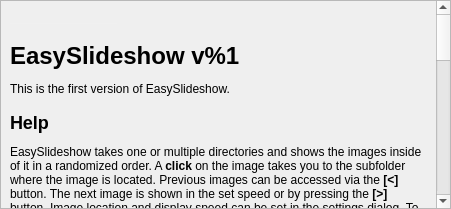
<?xml version="1.0" encoding="UTF-8"?>
<ui version="4.0">
 <class>HelpDialog</class>
 <widget class="QDialog" name="HelpDialog">
  <property name="geometry">
   <rect>
    <x>0</x>
    <y>0</y>
    <width>451</width>
    <height>209</height>
   </rect>
  </property>
  <property name="windowTitle">
   <string>Help</string>
  </property>
  <property name="windowIcon">
   <iconset resource="../resources.qrc">
    <normaloff>:/icon/app</normaloff>:/icon/app</iconset>
  </property>
  <layout class="QGridLayout" name="gridLayout">
   <property name="leftMargin">
    <number>0</number>
   </property>
   <property name="topMargin">
    <number>0</number>
   </property>
   <property name="rightMargin">
    <number>0</number>
   </property>
   <property name="bottomMargin">
    <number>0</number>
   </property>
   <property name="spacing">
    <number>0</number>
   </property>
   <item row="0" column="0">
    <widget class="QWidget" name="widget" native="true">
     <property name="styleSheet">
      <string notr="true"/>
     </property>
     <property name="locale">
      <locale language="English" country="UnitedStates"/>
     </property>
     <layout class="QGridLayout" name="gridLayout_2">
      <property name="leftMargin">
       <number>0</number>
      </property>
      <property name="topMargin">
       <number>0</number>
      </property>
      <property name="rightMargin">
       <number>0</number>
      </property>
      <property name="bottomMargin">
       <number>0</number>
      </property>
      <item row="0" column="0">
       <widget class="QScrollArea" name="scrollArea">
        <property name="focusPolicy">
         <enum>Qt::NoFocus</enum>
        </property>
        <property name="locale">
         <locale language="English" country="UnitedStates"/>
        </property>
        <property name="widgetResizable">
         <bool>true</bool>
        </property>
        <widget class="QWidget" name="scrollAreaWidgetContents">
         <property name="geometry">
          <rect>
           <x>0</x>
           <y>-6</y>
           <width>434</width>
           <height>1296</height>
          </rect>
         </property>
         <layout class="QGridLayout" name="gridLayout_3">
          <item row="0" column="0">
           <widget class="QLabel" name="infoLabel">
            <property name="cursor">
             <cursorShape>IBeamCursor</cursorShape>
            </property>
            <property name="locale">
             <locale language="English" country="UnitedStates"/>
            </property>
            <property name="text">
             <string>&lt;html&gt;&lt;head/&gt;&lt;body&gt;&lt;p&gt;&lt;img src=&quot;:/icon/app&quot;/&gt;&lt;span style=&quot; color:#f0f0f0;&quot;&gt;________________&lt;/span&gt;&lt;img src=&quot;:/png/jc128.png&quot;/&gt;&lt;/p&gt;&lt;h1 style=&quot; margin-top:18px; margin-bottom:12px; margin-left:0px; margin-right:0px; -qt-block-indent:0; text-indent:0px;&quot;&gt;&lt;span style=&quot; font-size:xx-large; font-weight:600;&quot;&gt;EasySlideshow v%1&lt;/span&gt;&lt;/h1&gt;&lt;p&gt;This is the first version of EasySlideshow. &lt;/p&gt;&lt;h2 style=&quot; margin-top:16px; margin-bottom:12px; margin-left:0px; margin-right:0px; -qt-block-indent:0; text-indent:0px;&quot;&gt;&lt;span style=&quot; font-size:x-large; font-weight:600;&quot;&gt;Help&lt;/span&gt;&lt;/h2&gt;&lt;p&gt;EasySlideshow takes one or multiple directories and shows the images inside of it in a randomized order. A &lt;span style=&quot; font-weight:600;&quot;&gt;click&lt;/span&gt; on the image takes you to the subfolder where the image is located. Previous images can be accessed via the &lt;span style=&quot; font-weight:600;&quot;&gt;[&amp;lt;]&lt;/span&gt; button. The next image is shown in the set speed or by pressing the &lt;span style=&quot; font-weight:600;&quot;&gt;[&amp;gt;]&lt;/span&gt; button. Image location and display speed can be set in the settings dialog. To pause the slideshow just press the &lt;span style=&quot; font-weight:600;&quot;&gt;[II]&lt;/span&gt; button. &lt;/p&gt;&lt;h3 style=&quot; margin-top:14px; margin-bottom:12px; margin-left:0px; margin-right:0px; -qt-block-indent:0; text-indent:0px;&quot;&gt;&lt;span style=&quot; font-size:large; font-weight:600;&quot;&gt;Shortcuts&lt;/span&gt;&lt;/h3&gt;&lt;p&gt;The following shortcuts exist: &lt;/p&gt;&lt;ul style=&quot;margin-top: 0px; margin-bottom: 0px; margin-left: 0px; margin-right: 0px; -qt-list-indent: 1;&quot;&gt;&lt;li style=&quot; margin-top:12px; margin-bottom:0px; margin-left:0px; margin-right:0px; -qt-block-indent:0; text-indent:0px;&quot;&gt;[Left Arrow] Go to the previous image&lt;/li&gt;&lt;li style=&quot; margin-top:0px; margin-bottom:0px; margin-left:0px; margin-right:0px; -qt-block-indent:0; text-indent:0px;&quot;&gt;[Right Arrow] Go the the next image&lt;/li&gt;&lt;li style=&quot; margin-top:0px; margin-bottom:0px; margin-left:0px; margin-right:0px; -qt-block-indent:0; text-indent:0px;&quot;&gt;[Space] Pause the slideshow&lt;/li&gt;&lt;li style=&quot; margin-top:0px; margin-bottom:0px; margin-left:0px; margin-right:0px; -qt-block-indent:0; text-indent:0px;&quot;&gt;[L] Rotate image left&lt;/li&gt;&lt;li style=&quot; margin-top:0px; margin-bottom:12px; margin-left:0px; margin-right:0px; -qt-block-indent:0; text-indent:0px;&quot;&gt;[R] Rotate image right&lt;/li&gt;&lt;/ul&gt;&lt;h2 style=&quot; margin-top:16px; margin-bottom:12px; margin-left:0px; margin-right:0px; -qt-block-indent:0; text-indent:0px;&quot;&gt;&lt;span style=&quot; font-size:x-large; font-weight:600;&quot;&gt;Source Code&lt;/span&gt;&lt;/h2&gt;&lt;p&gt;This software is open source which can be found &lt;a href=&quot;https://github.com/minils/EasySlideshow&quot;&gt;&lt;span style=&quot; text-decoration: underline; color:#000000;&quot;&gt;here&lt;/span&gt;&lt;/a&gt; on GitHub.&lt;/p&gt;&lt;p&gt;Built from git commit &lt;span style=&quot; font-weight:600;&quot;&gt;%2&lt;/span&gt;.&lt;/p&gt;&lt;h2 style=&quot; margin-top:16px; margin-bottom:12px; margin-left:0px; margin-right:0px; -qt-block-indent:0; text-indent:0px;&quot;&gt;&lt;span style=&quot; font-size:x-large; font-weight:600;&quot;&gt;License&lt;/span&gt;&lt;/h2&gt;&lt;p&gt;This software is released under the &lt;span style=&quot; font-weight:600;&quot;&gt;GNU General Public License 3.0&lt;/span&gt; which can be found &lt;a href=&quot;http://www.gnu.org/licenses/gpl-3.0.txt&quot;&gt;&lt;span style=&quot; text-decoration: underline; color:#000000;&quot;&gt;here&lt;/span&gt;&lt;/a&gt;.&lt;/p&gt;&lt;h2 style=&quot; margin-top:16px; margin-bottom:12px; margin-left:0px; margin-right:0px; -qt-block-indent:0; text-indent:0px;&quot;&gt;&lt;span style=&quot; font-size:x-large; font-weight:600;&quot;&gt;Author&lt;/span&gt;&lt;/h2&gt;&lt;p&gt;Nils Schwabe &lt;a href=&quot;https://minils.de&quot;&gt;&lt;span style=&quot; text-decoration: underline; color:#000000;&quot;&gt;www.minils.de&lt;/span&gt;&lt;/a&gt;&lt;/p&gt;&lt;h2 style=&quot; margin-top:16px; margin-bottom:12px; margin-left:0px; margin-right:0px; -qt-block-indent:0; text-indent:0px;&quot;&gt;&lt;span style=&quot; font-size:x-large; font-weight:600;&quot;&gt;Icons&lt;/span&gt;&lt;/h2&gt;&lt;p&gt;Taken from &lt;span style=&quot; font-weight:600;&quot;&gt;Material Icons&lt;/span&gt; which were released under the &lt;a href=&quot;https://creativecommons.org/licenses/by/4.0/&quot;&gt;&lt;span style=&quot; text-decoration: underline; color:#000000;&quot;&gt;CC BY 4.0&lt;/span&gt;&lt;/a&gt; and can be found &lt;a href=&quot;https://design.google.com/icons/&quot;&gt;&lt;span style=&quot; text-decoration: underline; color:#000000;&quot;&gt;here&lt;/span&gt;&lt;/a&gt;. &lt;/p&gt;&lt;h2 style=&quot; margin-top:16px; margin-bottom:12px; margin-left:0px; margin-right:0px; -qt-block-indent:0; text-indent:0px;&quot;&gt;&lt;span style=&quot; font-size:x-large; font-weight:600;&quot;&gt;Language Icons&lt;/span&gt;&lt;/h2&gt;&lt;p&gt;Taken from &lt;a href=&quot;http://www.famfamfam.com/lab/icons/flags/&quot;&gt;&lt;span style=&quot; text-decoration: underline; color:#000000;&quot;&gt;FAMFAMFAM&lt;/span&gt;&lt;/a&gt;. &lt;span style=&quot; font-style:italic;&quot;&gt;These flag icons are available for free use for any purpose with no requirement for attribution.&lt;/span&gt;&lt;/p&gt;&lt;h2 style=&quot; margin-top:16px; margin-bottom:12px; margin-left:0px; margin-right:0px; -qt-block-indent:0; text-indent:0px;&quot;&gt;&lt;span style=&quot; font-size:x-large; font-weight:600;&quot;&gt;Roboto Font&lt;/span&gt;&lt;/h2&gt;&lt;p&gt;Released under the &lt;a href=&quot;http://www.apache.org/licenses/LICENSE-2.0.txt&quot;&gt;&lt;span style=&quot; text-decoration: underline; color:#000000;&quot;&gt;Apache License 2.0&lt;/span&gt;&lt;/a&gt;. Can be found &lt;a href=&quot;https://github.com/google/roboto/&quot;&gt;&lt;span style=&quot; text-decoration: underline; color:#000000;&quot;&gt;here&lt;/span&gt;&lt;/a&gt;. &lt;/p&gt;&lt;/body&gt;&lt;/html&gt;</string>
            </property>
            <property name="alignment">
             <set>Qt::AlignLeading|Qt::AlignLeft|Qt::AlignTop</set>
            </property>
            <property name="wordWrap">
             <bool>true</bool>
            </property>
            <property name="openExternalLinks">
             <bool>true</bool>
            </property>
            <property name="textInteractionFlags">
             <set>Qt::LinksAccessibleByMouse|Qt::TextSelectableByMouse</set>
            </property>
           </widget>
          </item>
         </layout>
        </widget>
       </widget>
      </item>
     </layout>
    </widget>
   </item>
  </layout>
 </widget>
 <resources>
  <include location="../resources.qrc"/>
 </resources>
 <connections/>
</ui>
